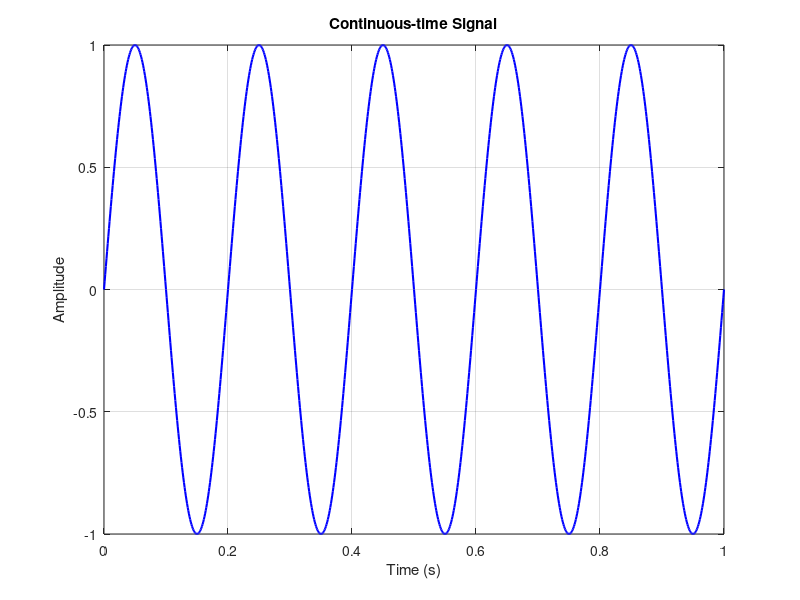
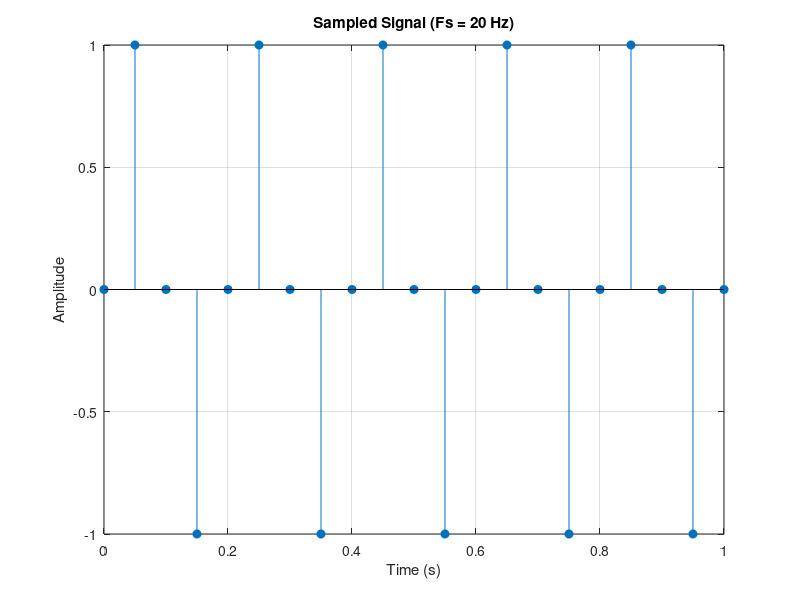
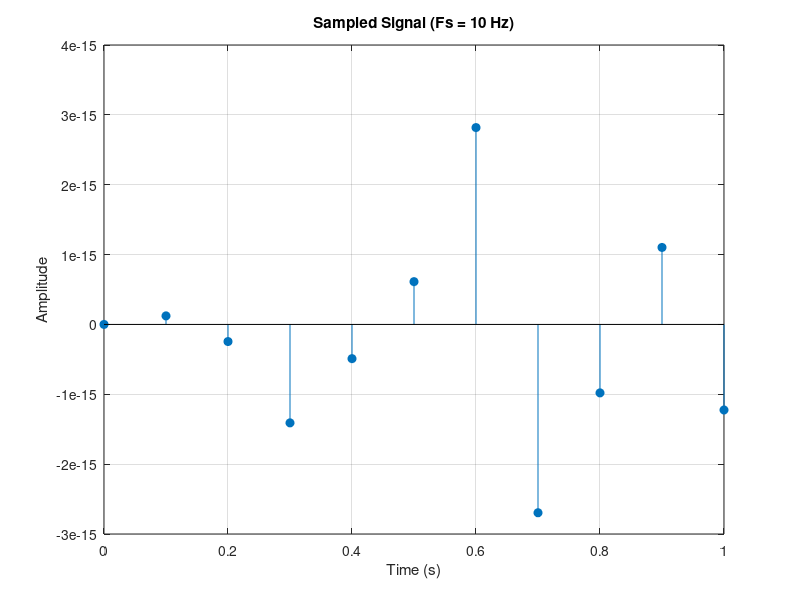
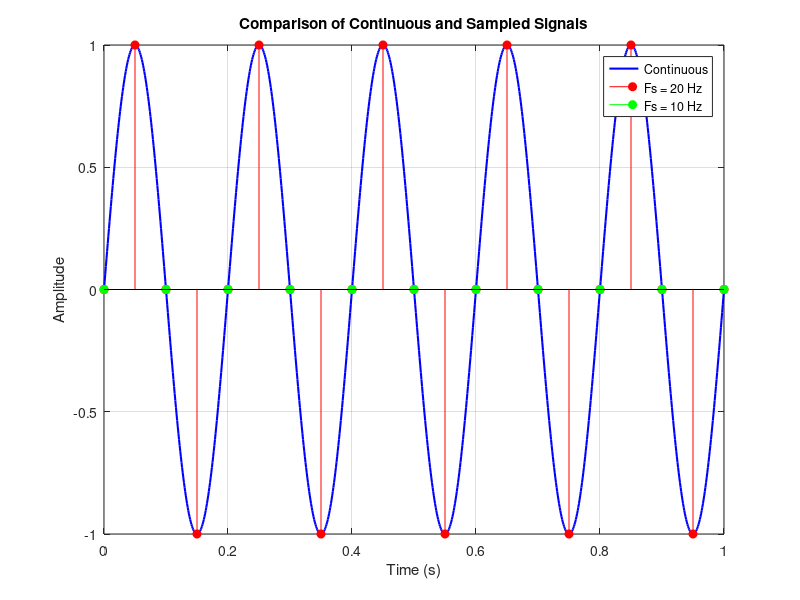

MATLAB code for these plots, in order:
% Sampling, Discretization and Plotting Signals

% Continuous-time signal
t = 0:0.001:1;               % High-resolution time axis (continuous-like)
x = sin(2*pi*5*t);           % Continuous sine wave with frequency 5 Hz

% Plot continuous signal
figure;
plot(t, x, 'b', 'LineWidth', 1.5);
title('Continuous-time Signal');
xlabel('Time (s)');
ylabel('Amplitude');
grid on;

% Sampling with Fs = 20 Hz
Fs1 = 20;                     % Sampling frequency
Ts1 = 1/Fs1;                  % Sampling period
n1 = 0:Ts1:1;                 % Discrete time samples
x1 = sin(2*pi*5*n1);          % Sampled signal
figure;
stem(n1, x1, 'filled');
title('Sampled Signal (Fs = 20 Hz)');
xlabel('Time (s)');
ylabel('Amplitude');
grid on;

% Sampling with Fs = 10 Hz
Fs2 = 10;
Ts2 = 1/Fs2;
n2 = 0:Ts2:1;
x2 = sin(2*pi*5*n2);
figure;
stem(n2, x2, 'filled');
title('Sampled Signal (Fs = 10 Hz)');
xlabel('Time (s)');
ylabel('Amplitude');
grid on;

% Compare continuous and sampled on same plot
figure;
plot(t, x, 'b', 'LineWidth', 1.5); hold on;
stem(n1, x1, 'r', 'filled');
stem(n2, x2, 'g', 'filled');
title('Comparison of Continuous and Sampled Signals');
xlabel('Time (s)');
ylabel('Amplitude');
legend('Continuous', 'Fs = 20 Hz', 'Fs = 10 Hz');
grid on;